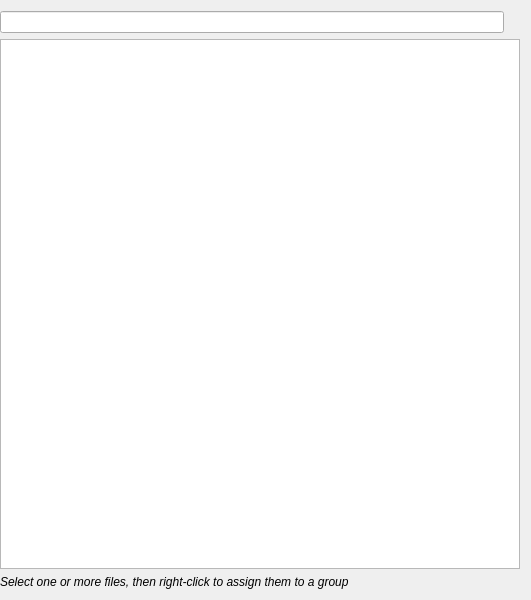
<?xml version="1.0" encoding="UTF-8"?>
<ui version="4.0">
 <class>Form</class>
 <widget class="QWidget" name="Form">
  <property name="windowModality">
   <enum>Qt::NonModal</enum>
  </property>
  <property name="geometry">
   <rect>
    <x>0</x>
    <y>0</y>
    <width>531</width>
    <height>600</height>
   </rect>
  </property>
  <property name="windowTitle">
   <string>Form</string>
  </property>
  <layout class="QVBoxLayout" name="verticalLayout">
   <property name="leftMargin">
    <number>0</number>
   </property>
   <item>
    <layout class="QHBoxLayout" name="horizontalLayout_2">
     <property name="leftMargin">
      <number>0</number>
     </property>
     <property name="rightMargin">
      <number>3</number>
     </property>
     <item>
      <widget class="QLineEdit" name="searchEdit"/>
     </item>
     <item>
      <widget class="QLabel" name="iconLabel">
       <property name="text">
        <string/>
       </property>
      </widget>
     </item>
    </layout>
   </item>
   <item>
    <widget class="QTableWidget" name="tableAssignement"/>
   </item>
   <item>
    <widget class="QLabel" name="label">
     <property name="font">
      <font>
       <italic>true</italic>
      </font>
     </property>
     <property name="text">
      <string>Select one or more files, then right-click to assign them to a group</string>
     </property>
    </widget>
   </item>
   <item>
    <layout class="QVBoxLayout" name="groupLayout"/>
   </item>
  </layout>
 </widget>
 <resources/>
 <connections/>
</ui>
